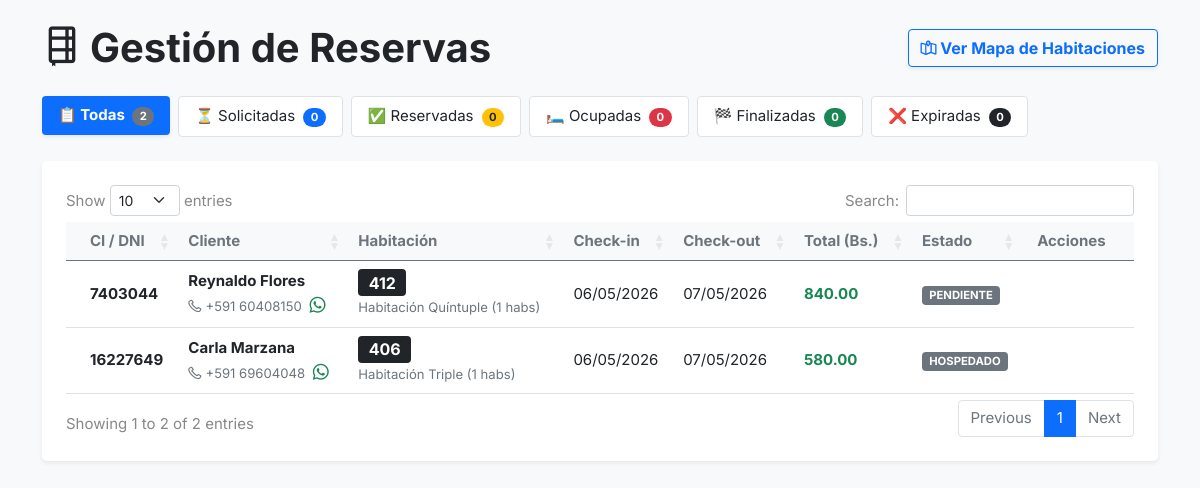
Page /reservas/index.php (signed in) on the earlier database version.
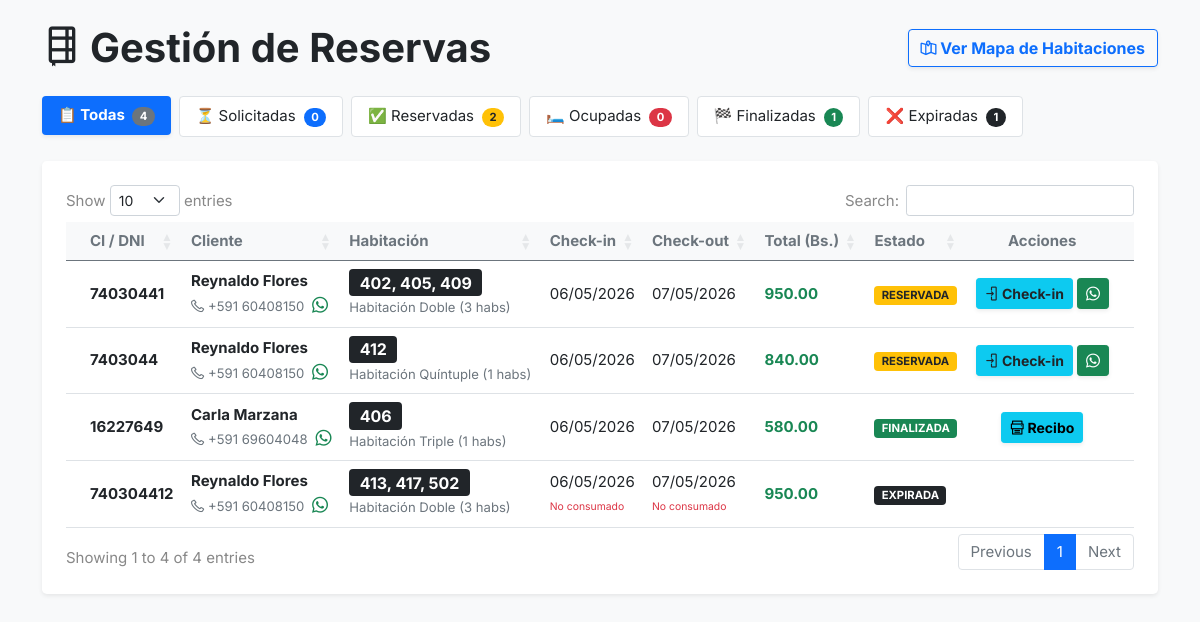
Same page on the later database version.
### tables this page shows
CREATE TABLE `reservas` (
  `id` int(11) NOT NULL,
  `nombre` varchar(150) NOT NULL,
  `ci` varchar(20) NOT NULL,
  `telefono` varchar(20) DEFAULT NULL,
  `fecha_ingreso` date NOT NULL,
  `fecha_salida` date NOT NULL,
  `estado` enum('SOLICITADA','RESERVADA','OCUPADA','FINALIZADA','EXPIRADA') DEFAULT 'SOLICITADA',
  `desayuno` tinyint(1) DEFAULT 0,
  `garage` int(11) DEFAULT 0,
  `total` decimal(10,2) NOT NULL DEFAULT 0.00,
  `foto_ci` varchar(255) DEFAULT NULL,
  `created_at` timestamp NOT NULL DEFAULT current_timestamp(),
  `confirmada_at` timestamp NULL DEFAULT NULL,
  `checkout_at` timestamp NULL DEFAULT NULL
);

### reservas/index.php (the view, shortened to what this page needs)
<?php
include '../conexion.php';
$conexion->query("ALTER TABLE reservas ADD COLUMN IF NOT EXISTS confirmada_at TIMESTAMP NULL AFTER created_at");
$conexion->query("UPDATE reservas SET estado = 'EXPIRADA' WHERE estado = 'SOLICITADA' AND created_at <= NOW() - INTERVAL 12 HOUR");
$conexion->query("UPDATE reservas SET estado = 'EXPIRADA' WHERE estado = 'RESERVADA' AND confirmada_at <= NOW() - INTERVAL 12 HOUR");
$sql_counts = "SELECT estado, COUNT(*) as total FROM reservas GROUP BY estado";
$res_counts = $conexion->query($sql_counts);
$counts = ['SOLICITADA' => 0, 'RESERVADA' => 0, 'OCUPADA' => 0, 'FINALIZADA' => 0, 'EXPIRADA' => 0];
$total_reservas = 0;
if ($res_counts) {
    while ($row = $res_counts->fetch_assoc()) {
        $counts[$row['estado']] = $row['total'];
        $total_reservas += $row['total'];
    }
}
$sql = "SELECT r.*,
               GROUP_CONCAT(h.numero SEPARATOR ', ') as numeros_habitaciones,
               GROUP_CONCAT(DISTINCT t.nombre SEPARATOR ', ') as tipos_habitaciones,
               COUNT(dr.habitacion_id) as total_habitaciones,
               COALESCE(SUM(t.capacidad), 1) as capacidad_total
        FROM reservas r
        LEFT JOIN detalle_reserva dr ON r.id = dr.reserva_id
        LEFT JOIN habitacion h ON dr.habitacion_id = h.id_habitacion
        LEFT JOIN tipo_habitacion t ON h.id_tipo = t.id_tipo
        GROUP BY r.id
        ORDER BY FIELD(r.estado, 'SOLICITADA', 'RESERVADA', 'OCUPADA', 'FINALIZADA', 'EXPIRADA'), r.id DESC";
$resultado = $conexion->query($sql);
?>
<!DOCTYPE html>
<html lang="es">
<?php include '../header.php'; ?>
<link rel="stylesheet" href="https://cdn.datatables.net/1.13.6/css/dataTables.bootstrap5.min.css" />
<body class="bg-light py-4">
  <div class="container">
    <div class="d-flex justify-content-between align-items-center mb-4">
      <h2 class="fw-bold text-dark"><i class="lni lni-agenda me-2"></i>Gestión de Reservas</h2>
      <a href="../habitacion/index.php" class="btn btn-outline-primary fw-bold shadow-sm">
        <i class="lni lni-map"></i> Ver Mapa de Habitaciones
      </a>
    </div>
    <div class="row mb-4">
        <div class="col-12">
            <ul class="nav nav-pills gap-2">
                <li class="nav-item">
                    <a class="nav-link active shadow-sm fw-bold tab-filtro" href="#" data-estado="">
                        📋 Todas <span class="badge bg-secondary text-white ms-1 rounded-pill"><?= $total_reservas ?></span>
                    </a>
                </li>
                <li class="nav-item">
                    <a class="nav-link bg-white border text-dark tab-filtro" href="#" data-estado="SOLICITADA">
                        ⏳ Solicitadas <span class="badge bg-primary text-white ms-1 rounded-pill"><?= $counts['SOLICITADA'] ?></span>
                    </a>
                </li>
                <li class="nav-item">
                    <a class="nav-link bg-white border text-dark tab-filtro" href="#" data-estado="RESERVADA">
                        ✅ Reservadas <span class="badge bg-warning text-dark ms-1 rounded-pill"><?= $counts['RESERVADA'] ?></span>
                    </a>
                </li>
                <li class="nav-item">
                    <a class="nav-link bg-white border text-dark tab-filtro" href="#" data-estado="OCUPADA">
                        🛏️ Ocupadas <span class="badge bg-danger text-white ms-1 rounded-pill"><?= $counts['OCUPADA'] ?></span>
                    </a>
                </li>
                <li class="nav-item">
                    <a class="nav-link bg-white border text-dark tab-filtro" href="#" data-estado="FINALIZADA">
                        🏁 Finalizadas <span class="badge bg-success text-white ms-1 rounded-pill"><?= $counts['FINALIZADA'] ?></span>
                    </a>
                </li>
                <li class="nav-item">
                    <a class="nav-link bg-white border text-dark tab-filtro" href="#" data-estado="EXPIRADA">
                        ❌ Expiradas <span class="badge bg-dark text-white ms-1 rounded-pill"><?= $counts['EXPIRADA'] ?></span>
                    </a>
                </li>
            </ul>
        </div>
    </div>
    <div class="card shadow-sm border-0 rounded-3">
      <div class="card-body p-4">
        <div class="table-responsive">
          <table id="tablaReservas" class="table table-hover align-middle mb-0" style="width: 100%;">
            <thead class="table-light text-secondary">
              <tr>
                <th class="ps-4">CI / DNI</th>
                <th>Cliente</th>
                <th>Habitación</th>
                <th>Check-in</th>
                <th>Check-out</th>
                <th>Total (Bs.)</th>
                <th>Estado</th>
                <th class="text-center pe-4">Acciones</th>
              </tr>
            </thead>
            <tbody>
              <?php if ($resultado && $resultado->num_rows > 0): ?>
                <?php while ($fila = $resultado->fetch_assoc()): ?>
                  <tr>
                    <td class="ps-4 fw-bold text-dark"><?= htmlspecialchars($fila['ci'] ?? '') ?></td>
                    <td>
                        <strong><?= htmlspecialchars($fila['nombre'] ?? '') ?></strong><br>
                        <small class="text-muted">
                            <i class="lni lni-phone me-1"></i><?= htmlspecialchars($fila['telefono'] ?? '') ?>
                            <?php if(!empty($fila['telefono'])): ?>
                                <?php $tel_limpio = preg_replace('/[^0-9]/', '', $fila['telefono']); ?>
                                <a href="https://wa.me/<?= $tel_limpio ?>?text=<?= rawurlencode('Hola ' . trim($fila['nombre']) . ', nos comunicamos de la Recepción del hotel HabitApp...') ?>" target="_blank" class="text-success ms-1 fs-6" title="Abrir Chat"><i class="lni lni-whatsapp"></i></a>
                            <?php endif; ?>
                        </small>
                    </td>
                    <td>
                        <span class="badge bg-dark fs-6"><?= htmlspecialchars($fila['numeros_habitaciones'] ?? 'Sin Asignar') ?></span><br>
                        <small class="text-muted"><?= htmlspecialchars($fila['tipos_habitaciones'] ?? 'N/A') ?> (<?= $fila['total_habitaciones'] ?? 0 ?> habs)</small>
                    </td>
                    <td>
                        <?= !empty($fila['fecha_ingreso']) ? date('d/m/Y', strtotime($fila['fecha_ingreso'])) : 'N/A' ?>
                        <?= $fila['estado'] == 'EXPIRADA' ? '<br><small class="text-danger" style="font-size: 0.65rem;">No consumado</small>' : '' ?>
                    </td>
                    <td>
                        <?= !empty($fila['fecha_salida']) ? date('d/m/Y', strtotime($fila['fecha_salida'])) : 'N/A' ?>
                        <?= $fila['estado'] == 'EXPIRADA' ? '<br><small class="text-danger" style="font-size: 0.65rem;">No consumado</small>' : '' ?>
                    </td>
                    <td class="fw-bold text-success"><?= number_format((float)($fila['total'] ?? 0), 2) ?></td>
                    <td>
                      <?php
                        $badge_class = 'bg-secondary';
                        $estado_mostrar = $fila['estado'];
                        if($fila['estado'] == 'RESERVADA') $badge_class = 'bg-warning text-dark';
                        if($fila['estado'] == 'FINALIZADA') $badge_class = 'bg-success';
                        if($fila['estado'] == 'EXPIRADA') $badge_class = 'bg-dark';
                      ?>
                      <span class="badge <?= $badge_class ?>"><?= $estado_mostrar ?></span>
                    </td>
                    <td class="text-center pe-4">
                      <?php if ($fila['estado'] == 'SOLICITADA'): ?>
                          <button type="button" class="btn btn-sm btn-success fw-bold shadow-sm" data-bs-toggle="modal" data-bs-target="#modalConfirmar<?= $fila['id'] ?>">
                            <i class="lni lni-checkmark"></i> Confirmar
                          </button>
                      <?php elseif ($fila['estado'] == 'RESERVADA'): ?>
                          <div class="d-flex justify-content-center gap-1">
                              <button type="button" class="btn btn-sm btn-info fw-bold shadow-sm text-dark" data-bs-toggle="modal" data-bs-target="#modalCheckin<?= $fila['id'] ?>">
                                <i class="lni lni-enter"></i> Check-in
                              </button>
                              <?php if (!empty($fila['telefono'])): ?>
                                  <?php
                                    $tel_limpio = preg_replace('/[^0-9]/', '', $fila['telefono']);
                                    $servicios_wa = "";
                                    if (!empty($fila['desayuno']) || !empty($fila['garage'])) {
                                        $servs = [];
                                        if (!empty($fila['desayuno'])) $servs[] = "Desayuno";
                                        if (!empty($fila['garage'])) $servs[] = $fila['garage'] . "x Garage";
                                        $servicios_wa = "\n✨ Servicios Extras: *" . implode(" y ", $servs) . "*";
                                    }
                                    $hora_limite = !empty($fila['confirmada_at']) ? date('d/m/Y \a \l\a\s H:i', strtotime($fila['confirmada_at']) + (12 * 3600)) : date('d/m/Y \a \l\a\s H:i', strtotime($fila['created_at']) + (12 * 3600));
                                    $mensaje_wa = "🏨 *HabitApp de EPDEOR - Confirmación de Pre-Reserva*\n\nHola *" . trim($fila['nombre']) . "*,\n\nTu solicitud de reserva ha sido *APROBADA* ✅.\n\n*Detalles de tu asignación:*\n🛏️ Habitación(es): *" . ($fila['numeros_habitaciones'] ?? 'N/A') . "* (" . ($fila['tipos_habitaciones'] ?? 'N/A') . ")" . $servicios_wa . "\n💰 Total a Pagar: *Bs. " . number_format((float)($fila['total'] ?? 0), 2) . "*\n\nLe recomendamos apersonarse antes del *" . $hora_limite . "*, por lo que de no hacerlo hasta ese tiempo su reserva va a expirar. El pago y registro final se realizarán en Recepción al momento de tu llegada. Por favor, indícanos tu número de *CI/Pasaporte* o *Celular* en mostrador para ubicar tu reserva rápidamente.\n\n¡Te esperamos!";
                                    $wa_url = "https://api.whatsapp.com/send?phone=" . $tel_limpio . "&text=" . rawurlencode($mensaje_wa);
                                  ?>
                                  <a href="<?= $wa_url ?>" target="_blank" class="btn btn-sm btn-success fw-bold shadow-sm" title="Reenviar Confirmación por WhatsApp"><i class="lni lni-whatsapp"></i></a>
                              <?php endif; ?>
                          </div>
                      <?php elseif ($fila['estado'] == 'OCUPADA'): ?>
                          <button type="button" class="btn btn-sm btn-warning fw-bold shadow-sm text-dark" data-bs-toggle="modal" data-bs-target="#modalCheckout<?= $fila['id'] ?>">
                            <i class="lni lni-exit"></i> Check-out
                          </button>
                      <?php elseif ($fila['estado'] == 'FINALIZADA'): ?>
                          <form action="../reportes/comprobantes/CheckoutPdf.php" method="POST" target="_blank" style="display:inline;">
                              <button type="submit" class="btn btn-sm btn-info fw-bold shadow-sm" title="Imprimir Comprobante"><i class="lni lni-printer"></i> Recibo</button>
                          </form>
                      <?php else:  ?>
                      <?php endif; ?>
                    </td>
                  </tr>
                <?php endwhile; ?>
              <?php endif; ?>
            </tbody>
          </table>
        </div>
      </div>
    </div>
  </div>
</body>
</html>

### header.php (shortened to what this page needs)
<head>
    <link rel="stylesheet" href="../assets/css/bootstrap.min.css" />
    <link rel="stylesheet" href="../assets/css/LineIcons.2.0.css" />
    <link rel="stylesheet" href="../assets/css/animate.css" />
    <link rel="stylesheet" href="../assets/css/tiny-slider.css" />
    <link rel="stylesheet" href="../assets/css/glightbox.min.css" />
    <link rel="stylesheet" href="../assets/css/main.css" />
    <link rel="stylesheet" href="../assets/css/habitapp.css?v=<?= time() ?>" />
</head>

### assets/css/main.css (style rules this page uses)
html { scroll-behavior: smooth; }
body { font-family: "Inter", sans-serif; font-weight: normal; font-style: normal; color: #888; overflow-x: hidden; font-size: 15px; }
* { margin: 0; padding: 0; }
span, a { display: inline-block; text-decoration: none; transition: all 0.4s ease; -webkit-transition: all 0.4s ease; -moz-transition: all 0.4s ease; }
h1, h2, h3, h4, h5, h6 { font-weight: 600; margin: 0px; color: #081828; }
h2 { font-size: 40px; }
ul, ol { margin: 0px; padding: 0px; list-style-type: none; }

Differences in the rows shown:
added reservas: ci "74030441", nombre "Reynaldo Flores", telefono "+591 60408150", numeros_habitaciones "402, 405, 409", tipos_habitaciones "Habitación Doble", total_habitaciones "3", fecha_ingreso "06/05/2026", fecha_salida "07/05/2026", total "950.00", estado "RESERVADA"
changed reservas (number 2 of 4 on the later page): estado "PENDIENTE" → "RESERVADA"; now shows "Check-in"
changed reservas "Carla Marzana": estado "HOSPEDADO" → "FINALIZADA"; now shows "Recibo"
added reservas: ci "740304412", nombre "Reynaldo Flores", telefono "+591 60408150", numeros_habitaciones "413, 417, 502", tipos_habitaciones "Habitación Doble", total_habitaciones "3", fecha_ingreso "06/05/2026", shows "No consumado", fecha_salida "07/05/2026", total "950.00", estado "EXPIRADA"
Other differences:
$total_reservas: "2" → "4"
$counts['RESERVADA']: "0" → "2"
$counts['FINALIZADA']: "0" → "1"
$counts['EXPIRADA']: "0" → "1"
text written by a page script: "Show entries Search: Showing 1 to 2 of 2 entries Previous 1 Next" → "Show entries Search: Showing 1 to 4 of 4 entries Previous 1 Next"
